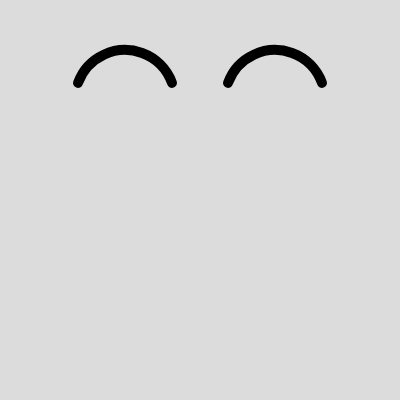
Frame 1 (no input)
Frame 60 (no input): identical to frame 1, image omitted
Frame 120 (the mouse pressed at the canvas centre since frame 60): identical to frame 1, image omitted

The p5.js sketch that drew this single still picture (run headless with seeded random() and noise() and a simulated clock; from frame 60 on, the mouse is pressed at the canvas centre):

// p5.js sketch
// ── sketch.js
function setup() {
  createCanvas(400, 400);
}

function draw() {
  background(220);
  fill(0, 0);
  strokeWeight(10);
  angleMode(DEGREES); // 각도를 도 단위로 쓰겠다고 설정
  arc(125, 100, 100, 100, 200, 340, OPEN);
  arc(275, 100, 100, 100, 200, 340, OPEN);

}
